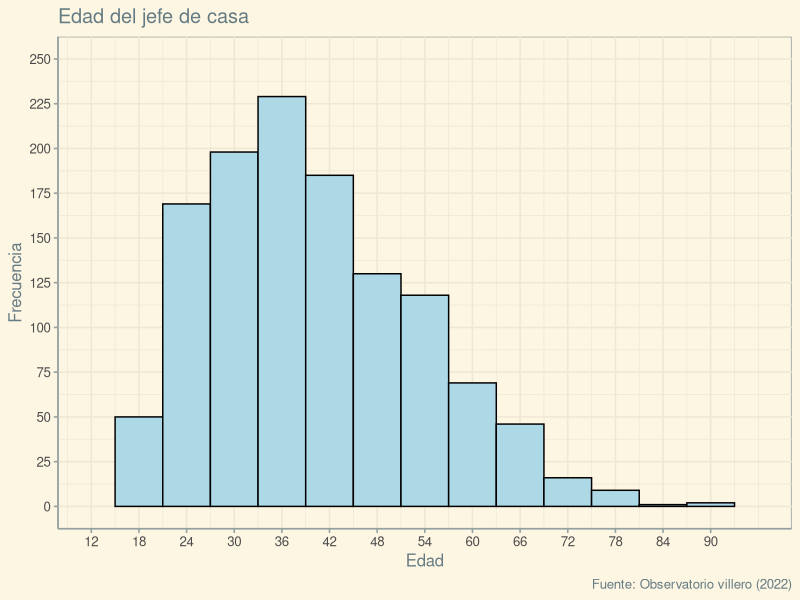

Write R code to recreate this figure.
library(ggplot2)
library(ggthemes)

# hist(tabla$Edad.jefe.a.del.hogar, main = "Histograma de edades",
#      xlab = "Edad del jefe del hogar", ylab="Frecuencia",
#      col = "lightblue")

tabla <- read.csv("datosLP_limpios.csv", stringsAsFactors = TRUE)

data <- data.frame(value=tabla$Edad.jefe.a.del.hogar)

p <- ggplot(data, aes(x=value)) + 
  geom_histogram(binwidth = 6, fill="lightblue", color="black") +
  labs(title = "Edad del jefe de casa",
       caption = "Fuente: Observatorio villero (2022)") +
  scale_x_continuous(name="Edad", expand=waiver(), limits=c(12,96), breaks=seq(0,95,6)) +
  scale_y_continuous(name="Frecuencia", expand=waiver(), limits=c(0,250), breaks=seq(0,250,25)) +
  theme_solarized() +
  scale_colour_solarized()

p
